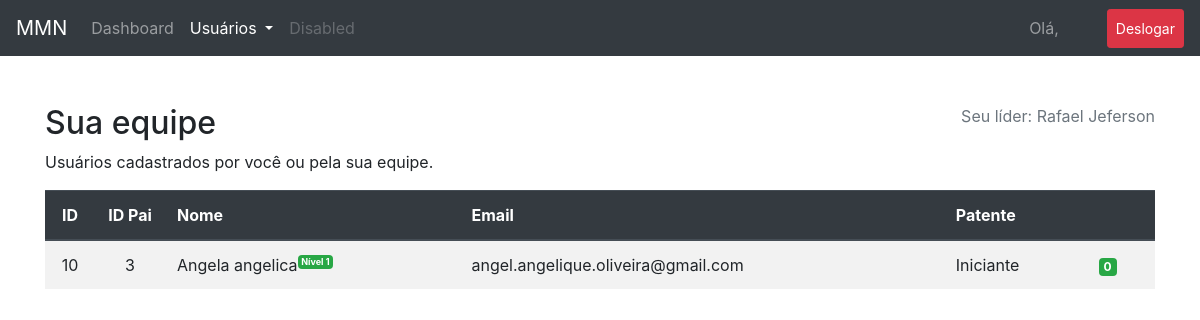
The app's page /usuarios.php (signed in) with its own data.
### tables this page shows
CREATE TABLE IF NOT EXISTS `usuarios` (
  `id` int(11) NOT NULL AUTO_INCREMENT,
  `id_pai` int(11) DEFAULT NULL,
  `patente` int(2) NOT NULL DEFAULT '1',
  `nome` varchar(100) NOT NULL,
  `email` varchar(100) NOT NULL,
  `senha` varchar(32) NOT NULL,
  `created_at` timestamp NOT NULL DEFAULT CURRENT_TIMESTAMP,
  `updated_at` timestamp NULL DEFAULT NULL ON UPDATE CURRENT_TIMESTAMP,
  PRIMARY KEY (`id`)
);

CREATE TABLE IF NOT EXISTS `patentes` (
  `id` int(2) NOT NULL AUTO_INCREMENT,
  `nome` varchar(50) NOT NULL,
  `min` int(3) NOT NULL,
  PRIMARY KEY (`id`)
);

### config.php (called while the page is built, shortened)
<?php
$limite = 3;

### funcoes.php (called while the page is built, shortened)
<?php
function listaUsuarios($id, $limite) {
   global $pdo;
   $lista = array();
   $sql = "SELECT "
           . "usuarios.id, usuarios.id_pai, usuarios.nome, usuarios.email, usuarios.patente, patentes.nome as patente "
           . "FROM usuarios "
           . "LEFT JOIN patentes ON patentes.id = usuarios.patente "
           . "WHERE usuarios.id_pai = :id";
   $stmt = $pdo->prepare($sql);
   $stmt->bindValue(":id", $id);
   $stmt->execute();
   if ($stmt->rowCount() > 0) {
      $lista = $stmt->fetchAll(PDO::FETCH_ASSOC);
      foreach ($lista as $chave => $usuario) {
         $lista[$chave]['filhos'] = array();
         if ($limite > 0) {
            $lista[$chave]['filhos'] = listaUsuarios($usuario['id'], $limite - 1);
         }
      }
   }
   return $lista;
}

### usuarios.php (the view, shortened to what this page needs)
<?php
require_once 'config.php';
require_once 'funcoes.php';
$id = $_SESSION['uLogin'];
$sql = "SELECT nome, id_pai FROM usuarios WHERE id = :id";
$stmt = $pdo->prepare($sql);
$stmt->bindValue(":id", $id);
$stmt->execute();
if ($stmt->rowCount() > 0) {
   $data = $stmt->fetch();
   $id_pai = $data['id_pai'];
} else {
   header("Location: login.php");
   exit;
}
$usuarios = listaUsuarios($id, $limite);
$sql = "SELECT nome FROM usuarios WHERE id_pai = :id_pai";
$stmt = $pdo->prepare($sql);
$stmt->bindValue(":id_pai", $id_pai);
$stmt->execute();
if($stmt->rowCount() > 0) {
   $data = $stmt->fetch();
   $lider = $data['nome'];
}
?>
<!DOCTYPE html>
<html>
   <head>
      <link rel="stylesheet" href="https://maxcdn.bootstrapcdn.com/bootstrap/4.3.1/css/bootstrap.min.css">
      <link rel="stylesheet" href="https://use.fontawesome.com/releases/v5.7.0/css/all.css">
   </head>
   <body>
      <nav class="navbar navbar-expand-lg navbar-dark bg-dark">
         <a class="navbar-brand" href="javascript:void(0)">MMN</a>
         <div class="collapse navbar-collapse" id="navb">
            <ul class="navbar-nav mr-auto">
               <li class="nav-item">
                  <a class="nav-link" href="index.php">Dashboard</a>
               </li>
               <li class="nav-item dropdown active">
                  <a class="nav-link dropdown-toggle" href="#" id="navbardrop" data-toggle="dropdown">
                     Usuários
                  </a>
               </li>
               <li class="nav-item">
                  <a class="nav-link disabled" href="javascript:void(0)">Disabled</a>
               </li>
            </ul>
            <span class="navbar-text mr-5">
               Olá, <?php echo $_SESSION['usuario']['nome']; ?> <sup><span class="badge badge-success"><?php echo $_SESSION['usuario']['patente']; ?></span></sup>
            </span>
            <ul class="navbar-nav my-auto">
               <li class="nav-item active">
                  <a class="nav-link btn btn-sm btn-danger my-2 my-sm-0" href="deslogar.php">Deslogar</a>
               </li>
            </ul>
         </div>
      </nav>
      <div class="container mt-5">
         <div class="clearfix">
            <span class="float-left"><h2>Sua equipe</h2></span>
            <span class="float-right text-muted"><p><?php echo (!empty($lider)) ? "Seu líder: ".$lider : ''; ?></p></span>
         </div>
         <p>Usuários cadastrados por você ou pela sua equipe.</p>
         <table class="table table-striped">
            <thead  class="thead-dark">
               <tr>
                  <th style="width: 50px;" class="text-center">ID</th>
                  <th style="width: 70px;" class="text-center">ID Pai</th>
                  <th>Nome</th>
                  <th>Email</th>
                  <th>Patente</th>
                  <th></th>
               </tr>
            </thead>
            <tbody>
               <?php foreach ($usuarios as $user): ?>
                  <tr>
                     <td class="text-center"><?php echo $user['id']; ?></td>
                     <td class="text-center"><?php echo $user['id_pai']; ?></td>
                     <td><?php echo $user['nome']; ?><sup><span class="badge badge-success">Nível 1</span></sup></td>
                     <td><?php echo $user['email']; ?></td>
                     <td><?php echo $user['patente']; ?></td>
                     <?php
                        $sql = "SELECT COUNT(*) as count FROM usuarios WHERE id_pai = :id_filho";
                        $stmt = $pdo->prepare($sql);
                        $stmt->bindValue(":id_filho", $user['id']);
                        $stmt->execute();
                        if($stmt->rowCount() > 0) {
                           $result = $stmt->fetch();
                           $qtde = $result['count'];
                           echo '<td><span class="badge badge-success">'.$qtde.'</span></td>';
                        } else {
                           echo '<td>0</td>';
                        }
                     ?>
                  </tr>
               <?php endforeach; ?>
            </tbody>
         </table>
      </div>
   </body>
</html>

### records on screen
usuarios: nome "Rafael Jeferson"
usuarios: id "10", id_pai "3", nome "Angela angelica", email "angel.angelique.oliveira@gmail.com", patentes.nome "Iniciante", qtde "0"
